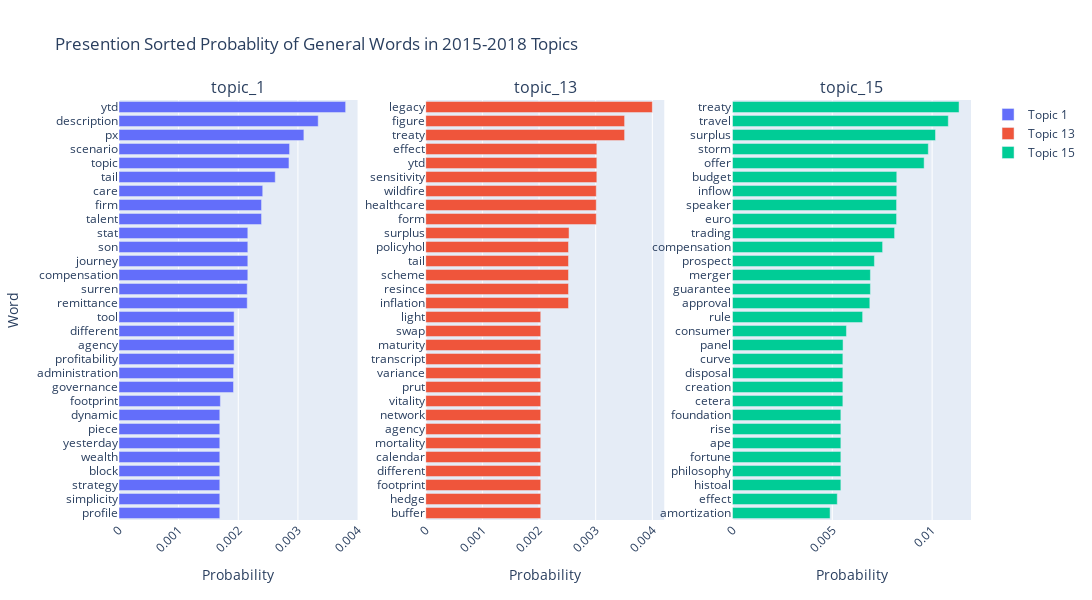

This figure's notebook cell:
### Code cell
fig = make_subplots(
    rows=1, cols=3,
    column_widths=[2.,2.,2.],
    row_heights=[1.],
    specs=[
        [{"type": "bar"}, {"type": "bar"}, {"type": "bar"}], #  {"type": "bar"}, {"type": "bar"}
        ], 
    subplot_titles=("topic_1", "topic_13", "topic_15"),
    vertical_spacing=0.15,
    horizontal_spacing=0.08,
        )

recent_list = [0,12,14]
column_list = [1,2,3]
timepoint_list = [[31],[22],[17,18,20]]

for i in range(0,len(recent_list)):
    wt_single_tp = pd.DataFrame()
    wt_single_tp_alltime = wt[wt['k']==recent_list[i]]
    for k in timepoint_list[i]:
        tmp = wt_single_tp_alltime[wt_single_tp_alltime['timepoint']==k]
        wt_single_tp = wt_single_tp.append(tmp)
        del tmp

    wt_single_tp = wt_single_tp[['word', 'prob']]
    # df_tp6 groupby 'word' agg 'prob'
    wt_single_tp = wt_single_tp.groupby('word').agg({'prob':'sum'})
    wt_single_tp = wt_single_tp.reset_index()
    wt_single_tp = wt_single_tp.sort_values(by='prob', ascending=False)
    wt_single_tp = wt_single_tp.reset_index(drop=True)
    wt_single_tp = wt_single_tp.head(30).sort_values(by='prob', ascending=True)
    wt_single_tp = wt_single_tp.reset_index(drop=True)
    # print("==============","Topic {}".format(recent_list[i] + 1),"================")
    # print(wt_single_tp['word'])

    fig.add_trace(go.Bar(
        y=wt_single_tp['word'],
        x=wt_single_tp['prob'],
        name="Topic {}".format(recent_list[i] + 1),
        # make the bar virtical
        orientation='h',
        ), row=1, col=column_list[i])

fig.update_layout(
    height=600,
    width=1200,
    title_text="Presention Sorted Probablity of General Words in 2015-2018 Topics",
    xaxis1_title = 'Probability',
    xaxis2_title = 'Probability',
    xaxis3_title = 'Probability',
    # xaxis4_title = 'Probability',
    # xaxis5_title = 'Probability',
    yaxis1_title = 'Word',
    # make the ytick label virtical
    xaxis1_tickangle=-45,
    xaxis2_tickangle=-45,
    xaxis3_tickangle=-45,
    # xaxis4_tickangle=-45,
    # xaxis5_tickangle=-45,
    legend_tracegroupgap = 180,

    )

fig.show()

### Figure 1 — Plotly figure (JSON) as saved in the notebook; plotly's stock layout.template omitted (floating-point values rounded to 4 significant figures)
{"data": [{"name": "Topic 1", "orientation": "h", "type": "bar", "x": [0.00169, 0.00169, 0.00169, 0.00169, 0.00169, 0.00169, 0.00169, 0.00169, 0.0017, 0.00192, 0.00192, 0.00193, 0.00193, 0.00193, 0.00193, 0.00215, 0.00215, 0.00216, 0.00216, 0.00216, 0.00216, 0.00239, 0.00239, 0.00241, 0.00262, 0.00285, 0.00286, 0.0031, 0.00334, 0.0038], "xaxis": "x", "y": ["profile", "simplicity", "strategy", "block", "wealth", "yesterday", "piece", "dynamic", "footprint", "governance", "administration", "proﬁtability", "agency", "diﬀerent", "tool", "remittance", "surren", "compensation", "journey", "son", "stat", "talent", "firm", "care", "tail", "topic", "scenario", "px", "description", "ytd"], "yaxis": "y"}, {"name": "Topic 13", "orientation": "h", "type": "bar", "x": [0.00203, 0.00203, 0.00203, 0.00203, 0.00203, 0.00203, 0.00203, 0.00203, 0.00203, 0.00203, 0.00203, 0.00203, 0.00203, 0.00203, 0.00203, 0.00252, 0.00252, 0.00252, 0.00252, 0.00252, 0.00253, 0.00301, 0.00301, 0.00301, 0.00302, 0.00302, 0.00302, 0.00351, 0.00351, 0.004], "xaxis": "x2", "y": ["buffer", "hedge", "footprint", "diﬀerent", "calendar", "mortality", "agency", "network", "vitality", "prut", "variance", "transcript", "maturity", "swap", "light", "inflation", "resince", "scheme", "tail", "policyhol", "surplus", "form", "healthcare", "wildfire", "sensitivity", "ytd", "eﬀect", "treaty", "ﬁgure", "legacy"], "yaxis": "y2"}, {"name": "Topic 15", "orientation": "h", "type": "bar", "x": [0.00489, 0.00525, 0.00543, 0.00543, 0.00543, 0.00543, 0.00543, 0.00543, 0.00553, 0.00553, 0.00553, 0.00553, 0.00554, 0.00571, 0.00652, 0.00688, 0.00691, 0.00691, 0.00711, 0.00752, 0.00812, 0.00822, 0.00822, 0.00823, 0.00823, 0.0096, 0.00981, 0.01017, 0.01081, 0.01135], "xaxis": "x3", "y": ["amortization", "eﬀect", "histoal", "philosophy", "fortune", "ape", "rise", "foundation", "cetera", "creation", "disposal", "curve", "panel", "consumer", "rule", "approval", "guarantee", "merger", "prospect", "compensation", "trading", "euro", "speaker", "inflow", "budget", "offer", "storm", "surplus", "travel", "treaty"], "yaxis": "y3"}], "layout": {"annotations": [{"font": {"size": 16}, "showarrow": false, "text": "topic_1", "x": 0.14, "xanchor": "center", "xref": "paper", "y": 1, "yanchor": "bottom", "yref": "paper"}, {"font": {"size": 16}, "showarrow": false, "text": "topic_13", "x": 0.5, "xanchor": "center", "xref": "paper", "y": 1, "yanchor": "bottom", "yref": "paper"}, {"font": {"size": 16}, "showarrow": false, "text": "topic_15", "x": 0.86, "xanchor": "center", "xref": "paper", "y": 1, "yanchor": "bottom", "yref": "paper"}], "height": 600, "legend": {"tracegroupgap": 180}, "title": {"text": "Presention Sorted Probablity of General Words in 2015-2018 Topics"}, "width": 1200, "xaxis": {"anchor": "y", "domain": [0, 0.28], "tickangle": -45, "title": {"text": "Probability"}}, "xaxis2": {"anchor": "y2", "domain": [0.36, 0.64], "tickangle": -45, "title": {"text": "Probability"}}, "xaxis3": {"anchor": "y3", "domain": [0.72, 1], "tickangle": -45, "title": {"text": "Probability"}}, "yaxis": {"anchor": "x", "domain": [0, 1], "title": {"text": "Word"}}, "yaxis2": {"anchor": "x2", "domain": [0, 1]}, "yaxis3": {"anchor": "x3", "domain": [0, 1]}}}
